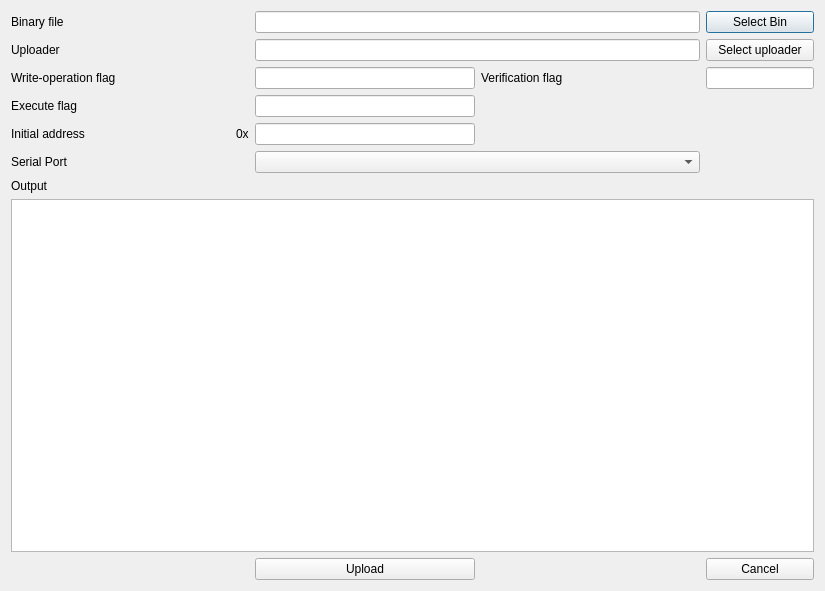
<?xml version="1.0" encoding="UTF-8"?>
<ui version="4.0">
 <class>wndFWUpload</class>
 <widget class="QDialog" name="wndFWUpload">
  <property name="geometry">
   <rect>
    <x>0</x>
    <y>0</y>
    <width>825</width>
    <height>591</height>
   </rect>
  </property>
  <property name="windowTitle">
   <string>ARIA - FW Upload</string>
  </property>
  <property name="windowIcon">
   <iconset resource="../icons/aria_rdk.qrc">
    <normaloff>:/icons/ARIA_Logo_2019_solo_simbolo_250dpi.png</normaloff>:/icons/ARIA_Logo_2019_solo_simbolo_250dpi.png</iconset>
  </property>
  <layout class="QGridLayout" name="gridLayout">
   <item row="4" column="0">
    <widget class="QLabel" name="label_4">
     <property name="text">
      <string>Initial address</string>
     </property>
    </widget>
   </item>
   <item row="1" column="2" colspan="2">
    <widget class="QLineEdit" name="leUploaderSelection"/>
   </item>
   <item row="4" column="1">
    <widget class="QLabel" name="label_7">
     <property name="text">
      <string>0x</string>
     </property>
    </widget>
   </item>
   <item row="0" column="4" colspan="2">
    <widget class="QPushButton" name="btnBinSelection">
     <property name="text">
      <string>Select Bin</string>
     </property>
    </widget>
   </item>
   <item row="1" column="0">
    <widget class="QLabel" name="label_2">
     <property name="text">
      <string>Uploader</string>
     </property>
    </widget>
   </item>
   <item row="8" column="2">
    <widget class="QPushButton" name="btnUpload">
     <property name="text">
      <string>Upload</string>
     </property>
    </widget>
   </item>
   <item row="2" column="3">
    <widget class="QLabel" name="label_8">
     <property name="text">
      <string>Verification flag</string>
     </property>
    </widget>
   </item>
   <item row="4" column="2">
    <widget class="QLineEdit" name="leStartAddress"/>
   </item>
   <item row="7" column="0" colspan="6">
    <widget class="QTextEdit" name="teOutput">
     <property name="readOnly">
      <bool>true</bool>
     </property>
    </widget>
   </item>
   <item row="1" column="4" colspan="2">
    <widget class="QPushButton" name="btnUploaderSelection">
     <property name="text">
      <string>Select uploader</string>
     </property>
    </widget>
   </item>
   <item row="2" column="0">
    <widget class="QLabel" name="label_6">
     <property name="text">
      <string>Write-operation flag</string>
     </property>
    </widget>
   </item>
   <item row="5" column="0">
    <widget class="QLabel" name="label_3">
     <property name="text">
      <string>Serial Port</string>
     </property>
    </widget>
   </item>
   <item row="2" column="2">
    <widget class="QLineEdit" name="leFlagWrite"/>
   </item>
   <item row="8" column="4" colspan="2">
    <widget class="QPushButton" name="btnCancel">
     <property name="text">
      <string>Cancel</string>
     </property>
    </widget>
   </item>
   <item row="8" column="3">
    <spacer name="horizontalSpacer_2">
     <property name="orientation">
      <enum>Qt::Orientation::Horizontal</enum>
     </property>
     <property name="sizeHint" stdset="0">
      <size>
       <width>40</width>
       <height>20</height>
      </size>
     </property>
    </spacer>
   </item>
   <item row="0" column="2" colspan="2">
    <widget class="QLineEdit" name="leBinSelection"/>
   </item>
   <item row="8" column="0">
    <spacer name="horizontalSpacer">
     <property name="orientation">
      <enum>Qt::Orientation::Horizontal</enum>
     </property>
     <property name="sizeHint" stdset="0">
      <size>
       <width>40</width>
       <height>20</height>
      </size>
     </property>
    </spacer>
   </item>
   <item row="2" column="4" colspan="2">
    <widget class="QLineEdit" name="leFlagVerify"/>
   </item>
   <item row="3" column="2">
    <widget class="QLineEdit" name="leFlagStart"/>
   </item>
   <item row="5" column="2" colspan="2">
    <widget class="QComboBox" name="cbSerialPort"/>
   </item>
   <item row="0" column="0">
    <widget class="QLabel" name="label">
     <property name="text">
      <string>Binary file</string>
     </property>
    </widget>
   </item>
   <item row="3" column="0">
    <widget class="QLabel" name="label_5">
     <property name="text">
      <string>Execute flag</string>
     </property>
    </widget>
   </item>
   <item row="6" column="0">
    <widget class="QLabel" name="label_9">
     <property name="text">
      <string>Output</string>
     </property>
    </widget>
   </item>
  </layout>
 </widget>
 <resources>
  <include location="../icons/aria_rdk.qrc"/>
 </resources>
 <connections/>
</ui>
